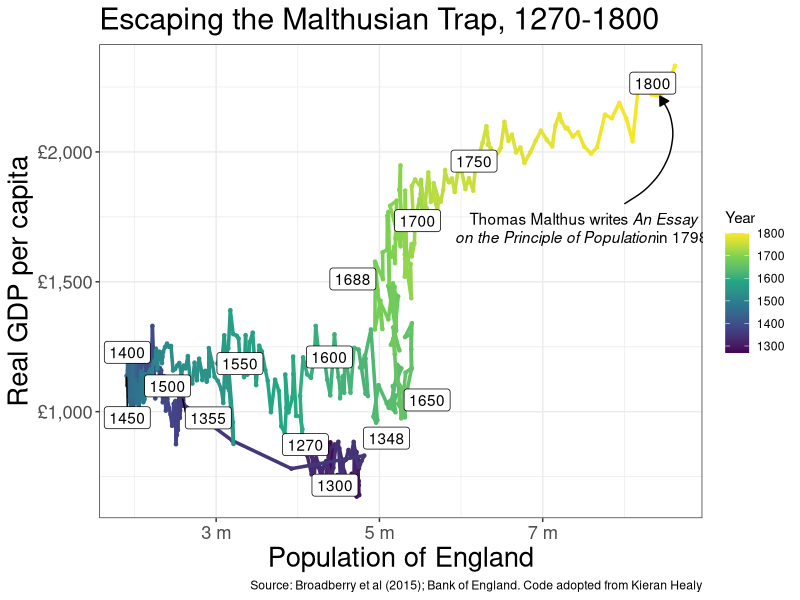
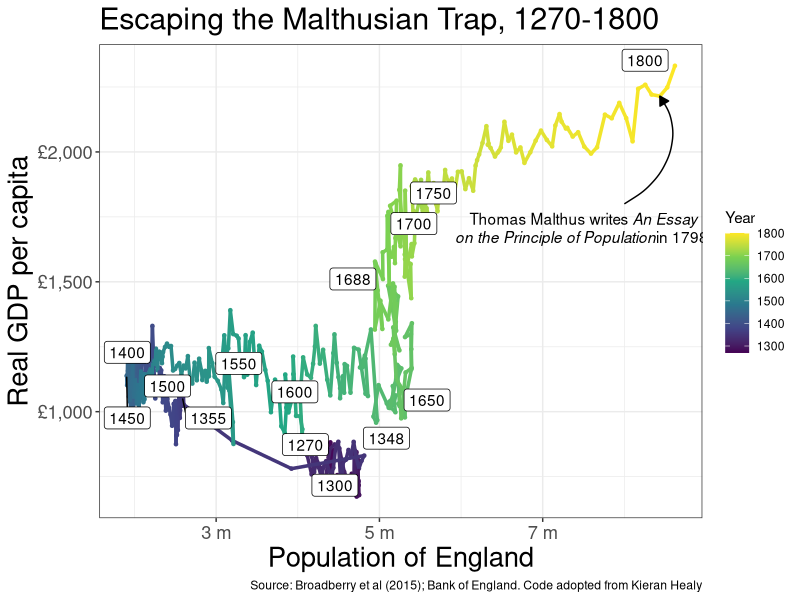

Write the R code that produced these figures, in order.
library(tidyverse)
library(ggtext)

## Import the cleaned data

gdp_per_capita <- read_csv("data/gdp_per_capita.csv")

# Prep data for plotting --------------------------------------------------


key_yr <- c(1270, 1300, 1348, 1355, seq(1400, 1650, 50),
            1688, 1700, 1750, 1800)

yr_tbl <- tibble(year = key_yr,
                 yr_lab = as.character(key_yr))

plotting_data <- gdp_per_capita |>
  filter(year <= 1800) |>
  mutate(group = 1) |>
  left_join(yr_tbl, by = "year")


# Plot
credit <- c("Source: Broadberry et al (2015); Bank of England. Code adopted from Kieran Healy")

malthus <- plotting_data |>
  filter(year == 1798)

textbox <- data.frame(
  x = 7.5, y = 1700,
  label = "Thomas Malthus writes *An Essay*<br>*on the Principle of Population*in 1798.",
  group = 1)

plotting_data |>
  ggplot(aes(x = pop,
             y = gdp/pop,
             label = yr_lab)) +
  geom_point(aes(color = year), size = 0.9) +
  geom_path(aes(label = NULL, group = group, color = year), linewidth = 1.2) +
  annotate(
    geom = "curve",
    x = 8, xend = malthus$pop,
    y = 1800, yend = malthus$gdp / malthus$pop,
    curvature = 0.5,
    angle = 100,
    arrow = arrow(length = unit(0.1, "inches"),
                  type = "closed")
  ) +
  geom_richtext(
    data = textbox,
    mapping = aes(x = x, y = y, label = label),
    fill = NA,
    label.color = NA
  ) +
  ggrepel::geom_label_repel(aes(label = yr_lab), color = "black") +
  scale_x_continuous(labels = scales::label_number(scale_cut = scales::cut_si("m"))) +
  scale_y_continuous(labels = scales::label_currency(prefix = "£")) +
  scale_color_viridis_c() +
  labs(x = "Population of England",
       y = "Real GDP per capita",
       color = "Year",
       title = "Escaping the Malthusian Trap, 1270-1800",
       caption = credit) +
  theme_bw() +
  theme(
    plot.title = element_text(size = rel(2)),
    axis.title.x = element_text(size = rel(1.8)),
    axis.title.y = element_text(size = rel(1.8)),
    axis.text.x = element_text(size = rel(1.5)),
    axis.text.y = element_text(size = rel(1.5)))

ggsave("fig_output/malthusian_trap.png", width = 12, height = 6)

